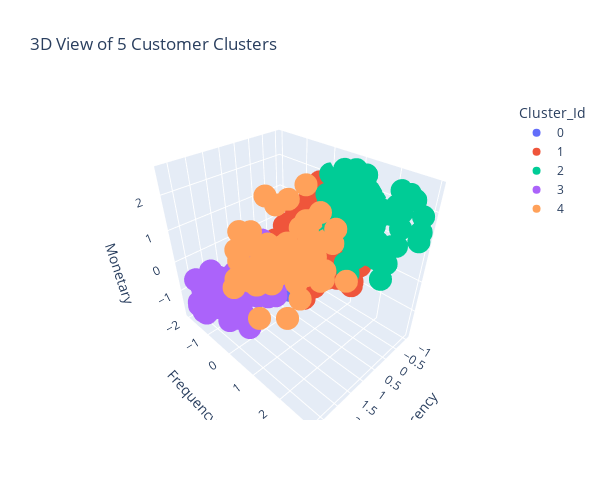

Notebook code for this chart:
### Code cell
px.scatter_3d(
    rfm_scaled,
    x='Recency',
    y='Frequency',
    z='Monetary',
    color='Cluster_Id',
    category_orders={'Cluster_Id': [str(i) for i in range(5)]},
    height=500,
    width=600,
    title='3D View of 5 Customer Clusters'
).show()
